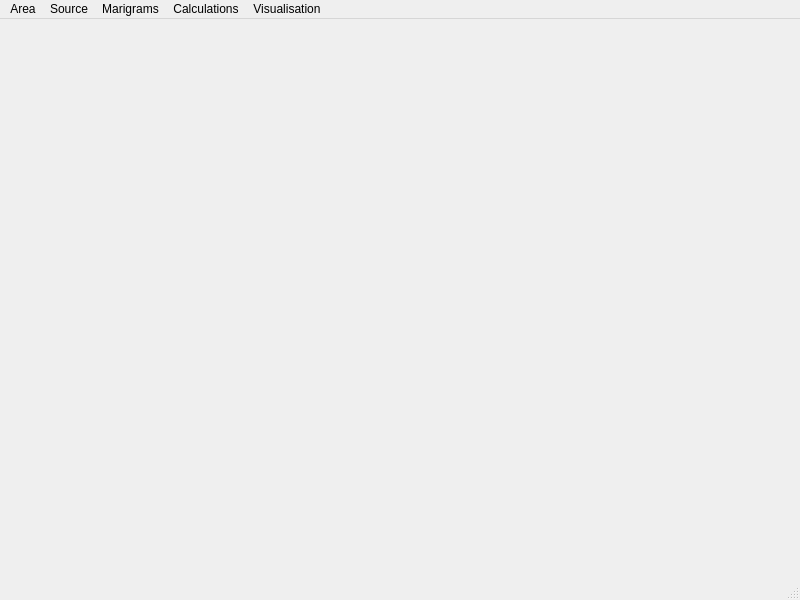
<?xml version="1.0" encoding="UTF-8"?>
<ui version="4.0">
 <class>MainWindow</class>
 <widget class="QMainWindow" name="MainWindow">
  <property name="geometry">
   <rect>
    <x>0</x>
    <y>0</y>
    <width>800</width>
    <height>600</height>
   </rect>
  </property>
  <property name="windowTitle">
   <string>ITRIS</string>
  </property>
  <widget class="QWidget" name="central_widget"/>
  <widget class="QMenuBar" name="menu_bar">
   <property name="geometry">
    <rect>
     <x>0</x>
     <y>0</y>
     <width>800</width>
     <height>26</height>
    </rect>
   </property>
   <widget class="QMenu" name="menu_area">
    <property name="title">
     <string>Area</string>
    </property>
    <widget class="QMenu" name="menu_bottom_profile">
     <property name="title">
      <string>Bottom profile...</string>
     </property>
     <addaction name="action_default"/>
    </widget>
    <addaction name="menu_bottom_profile"/>
    <addaction name="separator"/>
    <addaction name="action_size"/>
    <addaction name="separator"/>
    <addaction name="action_show_area"/>
   </widget>
   <widget class="QMenu" name="menu_source">
    <property name="title">
     <string>Source</string>
    </property>
    <widget class="QMenu" name="menu_new_source">
     <property name="title">
      <string>New tsunami source...</string>
     </property>
     <addaction name="action_elliptical_source"/>
     <addaction name="action_static_source"/>
    </widget>
    <addaction name="menu_new_source"/>
    <addaction name="separator"/>
    <addaction name="action_show_static"/>
   </widget>
   <widget class="QMenu" name="menu_marigrams">
    <property name="title">
     <string>Marigrams</string>
    </property>
    <widget class="QMenu" name="menu_select_points">
     <property name="title">
      <string>Select points...</string>
     </property>
     <addaction name="action_select_points_on_area"/>
     <addaction name="action_select_points_on_heatmap"/>
    </widget>
    <addaction name="menu_select_points"/>
   </widget>
   <widget class="QMenu" name="menu_calculations">
    <property name="title">
     <string>Calculations</string>
    </property>
    <addaction name="action_calculation_parameters"/>
    <addaction name="action_calculate_most"/>
    <addaction name="separator"/>
    <addaction name="action_load_existing_results"/>
   </widget>
   <widget class="QMenu" name="menu_visualisation">
    <property name="title">
     <string>Visualisation</string>
    </property>
    <widget class="QMenu" name="menu_set_contour_lines_levels">
     <property name="title">
      <string>Set contour lines levels...</string>
     </property>
     <addaction name="action_set_contour_lines_levels_for_MOST"/>
     <addaction name="action_set_contour_lines_levels_for_STATIC"/>
    </widget>
    <addaction name="action_heatmap"/>
    <addaction name="action_heatmap_with_contour"/>
    <addaction name="action_3d_heatmap"/>
    <addaction name="action_wave_profile_bar_chart"/>
    <addaction name="separator"/>
    <addaction name="action_marigrams"/>
    <addaction name="separator"/>
    <addaction name="menu_set_contour_lines_levels"/>
    <addaction name="action_draw_wave_profile"/>
   </widget>
   <addaction name="menu_area"/>
   <addaction name="menu_source"/>
   <addaction name="menu_marigrams"/>
   <addaction name="menu_calculations"/>
   <addaction name="menu_visualisation"/>
  </widget>
  <widget class="QStatusBar" name="status_bar"/>
  <action name="action_size">
   <property name="text">
    <string>Size...</string>
   </property>
  </action>
  <action name="action_steps">
   <property name="text">
    <string>Steps...</string>
   </property>
  </action>
  <action name="action_source_parameters">
   <property name="text">
    <string>Change elliptical source parameters...</string>
   </property>
  </action>
  <action name="action_calculate_most">
   <property name="text">
    <string>Run and plot MOST</string>
   </property>
  </action>
  <action name="action_heatmap">
   <property name="enabled">
    <bool>false</bool>
   </property>
   <property name="text">
    <string>Heatmap</string>
   </property>
  </action>
  <action name="action_3d_heatmap">
   <property name="enabled">
    <bool>false</bool>
   </property>
   <property name="text">
    <string>3D heatmap</string>
   </property>
  </action>
  <action name="action_wave_profile_bar_chart">
   <property name="enabled">
    <bool>false</bool>
   </property>
   <property name="text">
    <string>Wave profile</string>
   </property>
  </action>
  <action name="action_marigrams">
   <property name="enabled">
    <bool>false</bool>
   </property>
   <property name="text">
    <string>Marigrams</string>
   </property>
  </action>
  <action name="action_calculation_parameters">
   <property name="text">
    <string>Calculation parameters...</string>
   </property>
  </action>
  <action name="actionArea">
   <property name="text">
    <string>Area</string>
   </property>
  </action>
  <action name="action_show_area">
   <property name="text">
    <string>Show Area</string>
   </property>
  </action>
  <action name="action_heatmap_contour">
   <property name="enabled">
    <bool>false</bool>
   </property>
   <property name="text">
    <string>Heatmap with contour lines</string>
   </property>
   <property name="font">
    <font/>
   </property>
  </action>
  <action name="action_heatmap_with_contour">
   <property name="enabled">
    <bool>false</bool>
   </property>
   <property name="text">
    <string>Heatmap with contour lines</string>
   </property>
  </action>
  <action name="action_load_existing_results">
   <property name="text">
    <string>Load existing MOST results...</string>
   </property>
  </action>
  <action name="action_select_points_on_area">
   <property name="text">
    <string>On area</string>
   </property>
  </action>
  <action name="action_select_points_on_heatmap">
   <property name="enabled">
    <bool>false</bool>
   </property>
   <property name="text">
    <string>On heatmap</string>
   </property>
  </action>
  <action name="action_default">
   <property name="text">
    <string>Default</string>
   </property>
  </action>
  <action name="action_draw_wave_profile">
   <property name="enabled">
    <bool>false</bool>
   </property>
   <property name="text">
    <string>Draw wave profile</string>
   </property>
  </action>
  <action name="action_static">
   <property name="text">
    <string>Run STATIC</string>
   </property>
  </action>
  <action name="action_set_contour_lines_levels_for_MOST">
   <property name="text">
    <string>For MOST</string>
   </property>
  </action>
  <action name="action_set_contour_lines_levels_for_STATIC">
   <property name="text">
    <string>For STATIC</string>
   </property>
  </action>
  <action name="action_change_source">
   <property name="enabled">
    <bool>false</bool>
   </property>
   <property name="text">
    <string>Switch source to STATIC</string>
   </property>
  </action>
  <action name="action_calculate_most_static">
   <property name="enabled">
    <bool>false</bool>
   </property>
   <property name="text">
    <string>Run MOST with STATIC source</string>
   </property>
  </action>
  <action name="action_elliptical_source">
   <property name="text">
    <string>Elliptical...</string>
   </property>
  </action>
  <action name="action_static_source">
   <property name="text">
    <string>STATIC...</string>
   </property>
  </action>
  <action name="action_show_static">
   <property name="enabled">
    <bool>false</bool>
   </property>
   <property name="text">
    <string>Show STATIC source</string>
   </property>
  </action>
 </widget>
 <resources/>
 <connections/>
</ui>
